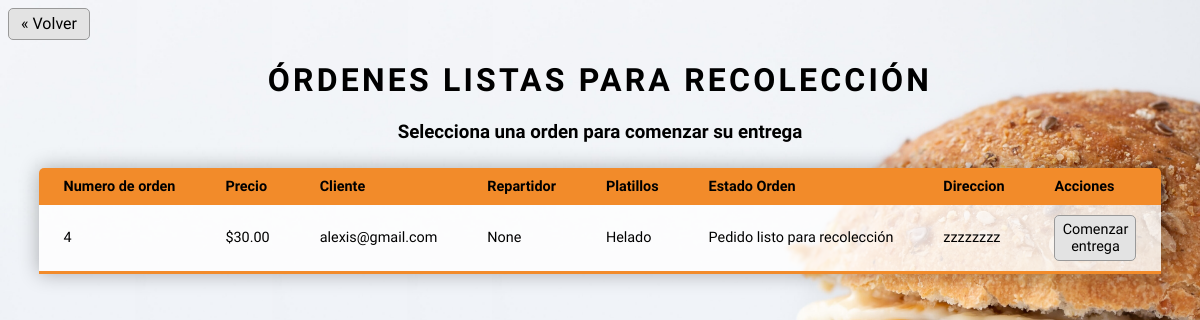
The page /repartidor/ordenes-para-recoleccion/ (signed in) on the database as committed earlier.
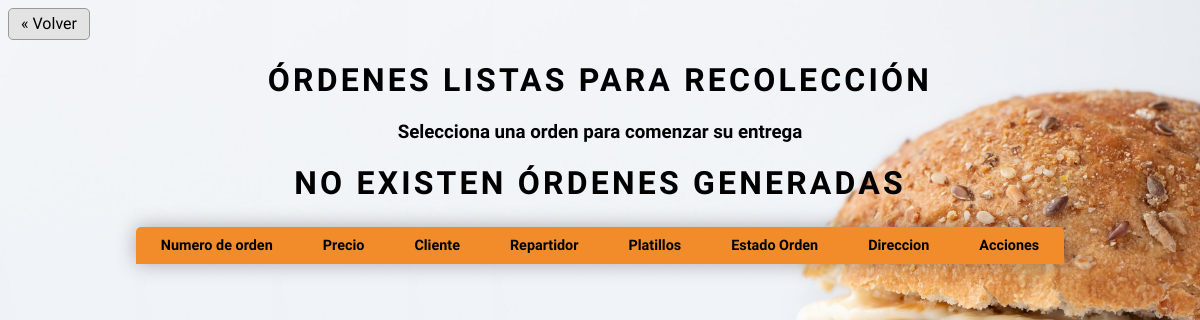
The same page on the database as committed later.
### administrador/models.py (models this page shows)
class Orden(models.Model):
	id_orden = models.AutoField(primary_key=True)
	precio_orden = models.IntegerField(null=False, default = 0)
	id_cliente_orden = models.ForeignKey('cliente.Cliente', on_delete=models.SET_DEFAULT, default=0)
	id_repartidor_orden = models.ForeignKey('repartidor.Repartidor',on_delete= models.SET_NULL, blank =True,  null=True)
	id_platillo_orden  = models.ManyToManyField('platillo.Platillo', null=True)
	id_estado_orden =    models.ForeignKey('EstadoOrden',  on_delete=models.SET_DEFAULT, default=0)
	direccion_entrega_orden  = models.ForeignKey('cliente.Direccion', null=True, on_delete=models.CASCADE)
	class Meta:
		db_table = 'orden'
		verbose_name_plural = "Ordenes"

class EstadoOrden(models.Model):
	id_estado = models.IntegerField(primary_key=True)
	descripcion_estado = models.CharField(max_length=30)
	class Meta:
		db_table = 'estado_orden'
		verbose_name_plural = "EstadosOrden"
	def __str__(self):
		return '{}'.format(self.descripcion_estado)

### cliente/models.py (models this page shows)
class Cliente(models.Model):
    user_cliente = models.OneToOneField(
        User, on_delete=models.CASCADE, unique=True)
    id_cliente = models.AutoField(primary_key=True, db_column='id_cliente')
    nombre_cliente = models.CharField(max_length=64)
    apellido_pa_cliente = models.CharField(max_length=100)
    apellido_ma_cliente = models.CharField(max_length=100)
    telefono_cliente = models.CharField(max_length=10)
    def __str__(self):
        return str(self.user_cliente)
    class Meta:
        db_table = 'cliente'
        verbose_name_plural = "Clientes"

class Direccion(models.Model):
    id_direccion = models.AutoField(primary_key=True)
    id_cliente = models.ForeignKey(Cliente, models.DO_NOTHING)
    descripcion_direccion = models.CharField(max_length=200)
    class Meta:
        db_table = 'direccion'
        verbose_name_plural = "Direcciones"
        unique_together = (('id_cliente', 'descripcion_direccion'))
    def __str__(self):
        return '{}'.format(self.descripcion_direccion)

### platillo/models.py (models this page shows, shortened)
class Platillo(models.Model):
    id = models.AutoField(primary_key=True)
    nombre = models.CharField(max_length=200, unique=True)
    descripcion = models.CharField(max_length=500, null=True)
    precio = models.FloatField(null=False, default=0)
    imagen = models.ImageField(null=True, upload_to=directorio_imagen)
    categoria = models.ForeignKey(
        'categoria.Categoria', on_delete=models.CASCADE)
    def __str__(self):
        return self.nombre
    class Meta:
        db_table = 'platillo'
        verbose_name_plural = "Platillos"

### repartidor/views.py (the view)
# urls.py: path("ordenes-para-recoleccion/", ordenes_para_recoleccion, name="ordenes_para_recoleccion"),
@staff_member_required
def ordenes_para_recoleccion(request):
    ordenes_recoleccion = Orden.objects.filter(id_estado_orden=3).order_by('id_orden')
    contexto = {'ordenes' : ordenes_recoleccion}
    return render(request, "repartidor/ordenes_para_recoleccion.html", contexto)

### templates/repartidor/ordenes_para_recoleccion.html (shortened to what this page needs)
{% load static %}
<!DOCTYPE html>
<html>
<head>
    <link rel="stylesheet" href="{% static 'css/ordenes/tabla_ordenes.css' %}">
    <link rel="stylesheet" href="{% static 'css/ordenes/ordenes_repartidor.css' %}">
</head>
<body>
    <div class="boton">
            <a id="boton-volver" href="{% url 'repartidor:index_repartidor' %}">&laquo; Volver</a>
    </div>
    <div class="contenedor">
        <h1 id="bienvenida">Órdenes listas para recolección</h1>
        <h3>Selecciona una orden para comenzar su entrega</h3>
        <table class="content-table">
        	<thead>
        		<tr>
        			<td>Numero de orden</td>
        			<td>Precio</td>
        			<td>Cliente</td>
        			<td>Repartidor</td>
        			<td>Platillos</td>
        			<td>Estado Orden</td>
        			<td>Direccion</td>
        			<td>Acciones</td>
        		</tr>
        	</thead>
        	<tbody>
        		{% if ordenes %}
        		{% for orden in ordenes%}
        		<tr>
        			<td>{{orden.id_orden}}</td>
        			<td>${{orden.precio_orden}}.00</td>
        			<td>{{orden.id_cliente_orden}}</td>
        			<td>{{orden.id_repartidor_orden}}</td>
        			<td>
        			{% for platillo in orden.id_platillo_orden.all %}
        				{{platillo}}
                        <br>
        			{% endfor %}
        			</td>
        			<td>{{orden.id_estado_orden}}</td>
        			<td>{{orden.direccion_entrega_orden}}</td>
        			<td>
        				<a class="boton-accion-repartidor" href="{% url 'repartidor:comenzar_entrega' orden.id_orden %}">Comenzar entrega</a>
        			</td>
        		</tr>
        		{% endfor %}
        		{% else %}
        		<h1>No existen órdenes generadas</h1>
        		{% endif %}
        	</tbody>
        </table>
    </div>
</body>
</html>

Rows that differ between the two databases and show on the page:
removed Orden: id_orden "4", precio_orden "30", id_cliente_orden "alexis@gmail.com", id_repartidor_orden "None", id_estado_orden "Pedido listo para recolección", direccion_entrega_orden "zzzzzzzz"
removed Platillo: nombre "Helado"
Other text that changed with them:
text now shown: "NO EXISTEN ÓRDENES GENERADAS"
